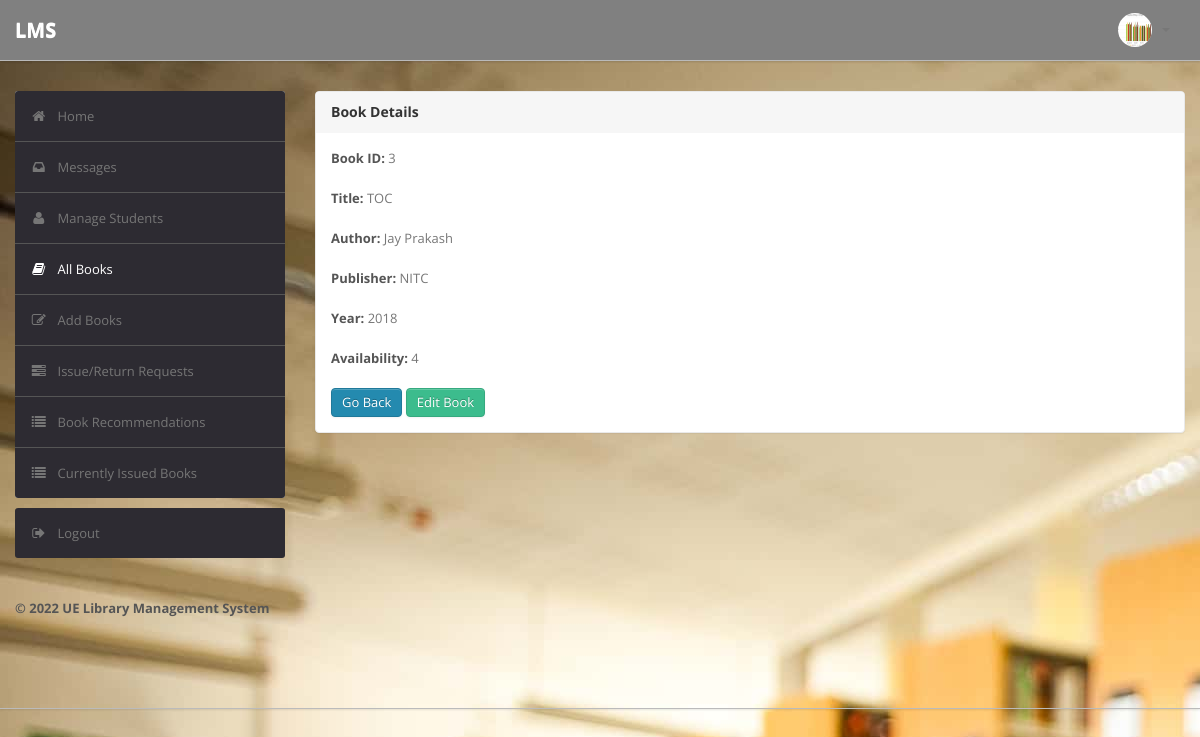
Page /admin/bookdetails.php?id=3 (signed in) on the committed database.
### tables this page shows
CREATE TABLE `user` (
  `RollNo` varchar(50) NOT NULL,
  `Name` varchar(50) DEFAULT NULL,
  `Type` varchar(50) DEFAULT NULL,
  `Category` varchar(50) DEFAULT NULL,
  `EmailId` varchar(50) DEFAULT NULL,
  `MobNo` bigint(11) DEFAULT NULL,
  `Password` varchar(50) DEFAULT NULL,
  `image` varchar(255) NOT NULL
);

CREATE TABLE `book` (
  `BookId` int(10) NOT NULL,
  `Title` varchar(50) DEFAULT NULL,
  `Publisher` varchar(50) DEFAULT NULL,
  `Year` varchar(50) DEFAULT NULL,
  `Availability` int(5) DEFAULT NULL
);

CREATE TABLE `author` (
  `BookId` int(10) NOT NULL,
  `Author` varchar(50) NOT NULL
);

### admin/bookdetails.php (the view, shortened to what this page needs)
<?php include 'others/header.php';
include 'others/topbar.php';
 ?>
        <div class="wrapper">
            <div class="container">
                <div class="row">
                    <div class="span3">
                        <div class="sidebar">
                            <ul class="widget widget-menu unstyled">
                                <li><a href="index.php"><i class="menu-icon icon-home"></i>Home
                                </a></li>
                                 <li><a href="message.php"><i class="menu-icon icon-inbox"></i>Messages</a>
                                </li>
                                <li><a href="student.php"><i class="menu-icon icon-user"></i>Manage Students </a>
                                </li>
                                <li><a class="active" href="book.php"><i class="menu-icon icon-book active"></i>All Books </a></li>
                                <li><a href="addbook.php"><i class="menu-icon icon-edit"></i>Add Books </a></li>
                                <li><a href="requests.php"><i class="menu-icon icon-tasks"></i>Issue/Return Requests </a></li>
                                <li><a href="recommendations.php"><i class="menu-icon icon-list"></i>Book Recommendations </a></li>
                                <li><a href="current.php"><i class="menu-icon icon-list"></i>Currently Issued Books </a></li>
                            </ul>
                            <ul class="widget widget-menu unstyled">
                                <li><a href="logout.php"><i class="menu-icon icon-signout"></i>Logout </a></li>
                            </ul>
                        </div>
                    </div>
                    <div class="span9">
                        <div class="content">
                        <div class="module">
                            <div class="module-head">
                                <h3>Book Details</h3>
                            </div>
                            <div class="module-body">
                        <?php
                            $x=$_GET['id'];
                            $sql="select * from LMS.book where BookId='$x'";
                            $result=$conn->query($sql);
                            $row=$result->fetch_assoc();
                                $bookid=$row['BookId'];
                                $name=$row['Title'];
                                $publisher=$row['Publisher'];
                                $year=$row['Year'];
                                $avail=$row['Availability'];
                                echo "<b>Book ID:</b> ".$bookid."<br><br>";
                                echo "<b>Title:</b> ".$name."<br><br>";
                                $sql1="select * from LMS.author where BookId='$bookid'";
                                $result=$conn->query($sql1);
                                echo "<b>Author:</b> ";
                                while($row1=$result->fetch_assoc())
                                {
                                    echo $row1['Author']."&nbsp;";
                                }
                                echo "<br><br>";
                                echo "<b>Publisher:</b> ".$publisher."<br><br>";
                                echo "<b>Year:</b> ".$year."<br><br>";
                                echo "<b>Availability:</b> ".$avail."<br><br>";
                            ?>
                        <a href="book.php" class="btn btn-primary">Go Back</a>
                        <a href="edit_book_details.php?id=<?php echo $bookid;?>" class="btn btn-success">Edit Book</a>
                               </div>
                           </div>
                            </div>
                </div>
            </div>
        </div>
<div class="footer">
            <div class="container">
                <b class="copyright">&copy; 2022  UE Library Management System
            </div>
        </div>
    </body>
</html>

### admin/others/topbar.php (shortened to what this page needs)
<div class="navbar navbar-fixed-top">
           <div class="navbar-inner" style="background: gray !important;">
               <div class="container">
                       <a class="brand" href="index.php" style="color:White;">LMS </a>
                   <div class="nav-collapse collapse navbar-inverse-collapse">
                       <ul class="nav pull-right">
                           <li class="nav-user dropdown"><a href="#" class="dropdown-toggle" data-toggle="dropdown">
                   <?php
                   $aid=$_SESSION['RollNo'];
                   $sql = "SELECT * FROM LMS.user WHERE RollNo='$aid'";
                    $result = mysqli_query($conn, $sql);
                      $row = mysqli_fetch_assoc($result);
                               ?>
                               <img style="background: white;"  src="<?php
                                   if($row['image']=='') {
                                    echo "images/user.jpg";
                                   } else{
                                    echo $row['image'];
                                   }
                               ?>" class="nav-avatar">
                               <b class="caret"></b></a>
                           </li>
                       </ul>
                   </div>
               </div>
           </div>
       </div>

### admin/css/theme.css (style rules this page uses)
.active { color: white !important; }
body { font-size: 13px; font-family: 'Open Sans', Arial, sans-serif; background: url(../../images/lib.jpg) #eee; color: #777 }
h1, h2, h3, h4, h5, h6 { color: #333; margin-top: 0 }
h3 { font-size: 20px }
strong, b { color: #555 }
.wrapper { border-bottom: 1px solid #bbb; -webkit-box-shadow: 0 1px 2px rgba(0,0,0,0.1); -moz-box-shadow: 0 1px 2px rgba(0,0,0,0.1); box-shadow: 0 1px 2px rgba(0,0,0,0.1); padding: 30px 0 }
.footer { color: #999; padding: 30px 0 60px }
body [class^="icon-"], body [class*=" icon-"] { font-size: 14px; line-height: 20px; height: 20px }
.module { background: #fff; -webkit-border-radius: 3px; -moz-border-radius: 3px; border-radius: 3px; border: 1px solid #ccc; border-bottom-color: #bbb; -webkit-box-shadow: 0 0 1px rgba(0,0,0,0.2); -moz-box-shadow: 0 0 1px rgba(0,0,0,0.2); box-shadow: 0 0 1px rgba(0,0,0,0.2); margin-bottom: 30px }
.navbar { position: static!important; margin: 0!important }
.navbar .navbar-inner { background: #fff; border-bottom: 1px solid #bbb; -webkit-box-shadow: 0 1px 2px rgba(0,0,0,0.15); -moz-box-shadow: 0 1px 2px rgba(0,0,0,0.15); box-shadow: 0 1px 2px rgba(0,0,0,0.15) }
.navbar .brand { color: #333; font-weight: bold; font-size: 20px; margin-right: 20px; padding: 20px }
.navbar .nav>li>a { padding: 20px 15px; font-weight: bold; color: #777 }
.nav-user>a { height: 20px }
.nav-avatar { width: 34px; height: 34px; margin: -7px 5px 0 0; -webkit-border-radius: 50%; -moz-border-radius: 50%; border-radius: 50% }
.btn, .btn-box { -webkit-border-radius: 3px; -moz-border-radius: 3px; border-radius: 3px }
.btn { font-size: 13px; font-weight: 600 }
.btn { display: inline-block; margin-bottom: 0; font-weight: 400; text-align: center; vertical-align: middle; cursor: pointer; background-image: none; border: 1px solid transparent; white-space: nowrap; padding: 4px 10px; font-size: 13px; line-height: 1.42857; border-radius: 4px; -webkit-user-select: none; -moz-user-select: none; -ms-user-select: none; user-select: none }
.btn-primary { color: #fff; background-color: #248aaf; border-color: #20799a }
.btn-success { color: #fff; background-color: #3cbc8d; border-color: #36a97f }
.widget-menu { background: #fff; -webkit-border-radius: 3px; -moz-border-radius: 3px; border-radius: 3px; overflow: hidden }
.widget-menu a { color: #555; display: block; line-height: 20px; padding: 15px; text-decoration: none!important }
.widget-menu .menu-icon { margin-right: 10px; color: #767676; -webkit-transition: all .2s ease-in-out; -moz-transition: all .2s ease-in-out; transition: all .2s ease-in-out; }
.widget-menu>li+li { border-top: 1px solid #555 }
.widget-menu>li>a { background-color: #2d2b32; color: #767676; -webkit-transition: all .2s ease-in-out; -moz-transition: all .2s ease-in-out; transition: all .2s ease-in-out; }
.module { box-shadow: 0 0 3px rgba(0,0,0,.1); border-color: #e9e9e9; margin-bottom: 20px; background-color: #fff; border-radius: 4px; -webkit-box-shadow: 0 1px 1px rgba(0,0,0,.05); box-shadow: 0 1px 1px rgba(0,0,0,.05); }
.module-head { color: #767676; background-color: #f6f6f6; border-color: #e9e9e9; padding: 10px 15px; border-bottom: 1px solid transparent; border-top-right-radius: 3px; border-top-left-radius: 3px; }
.module-head h3 { font-size: 14px; line-height: 20px; height: 20px; margin: 0 }
.module-body { padding: 15px }

### rows in the picture
user: image (picture)
book: BookId "3", Title "TOC", Publisher "NITC", Year "2018", Availability "4"
author: Author "Jay Prakash"
